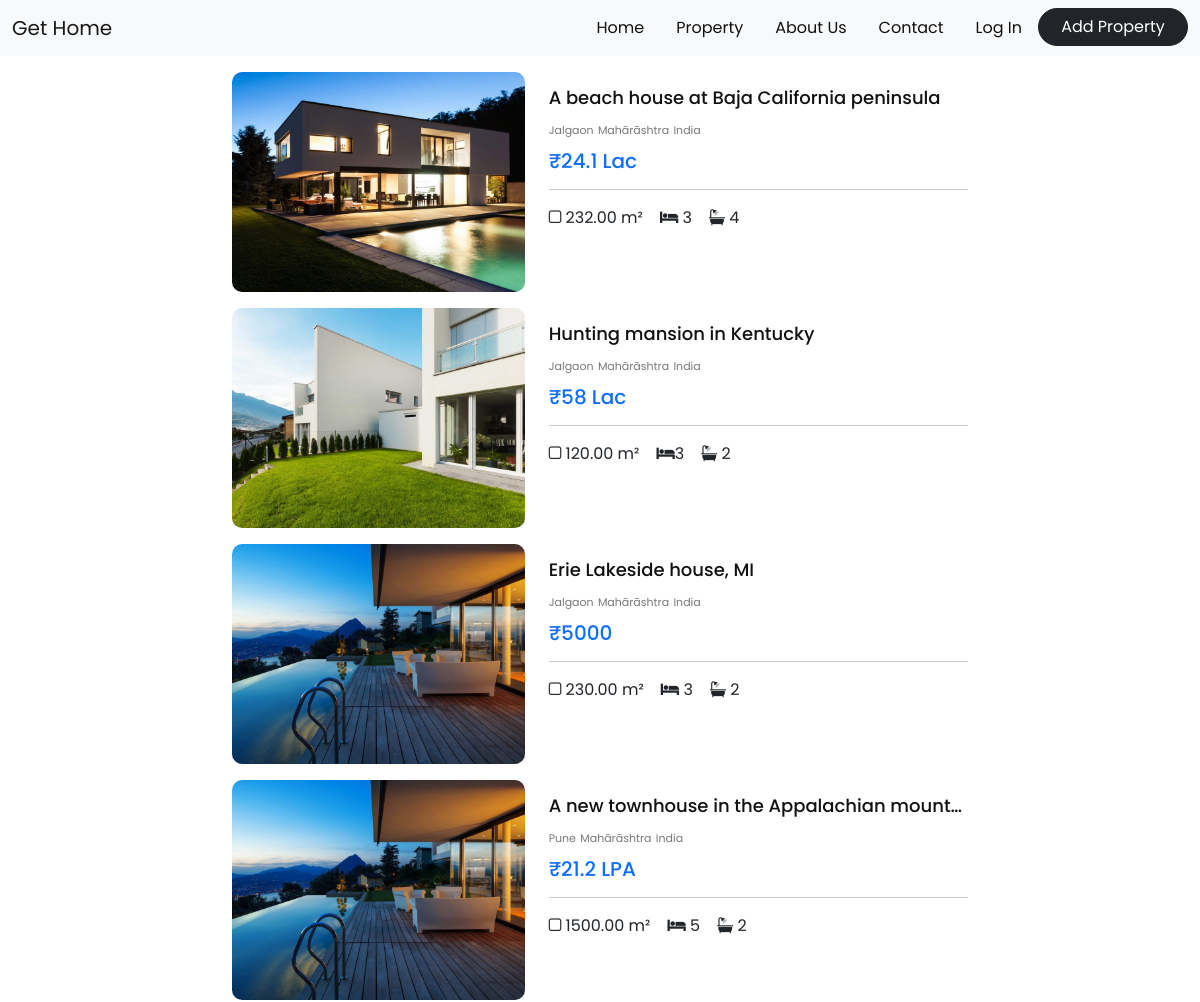
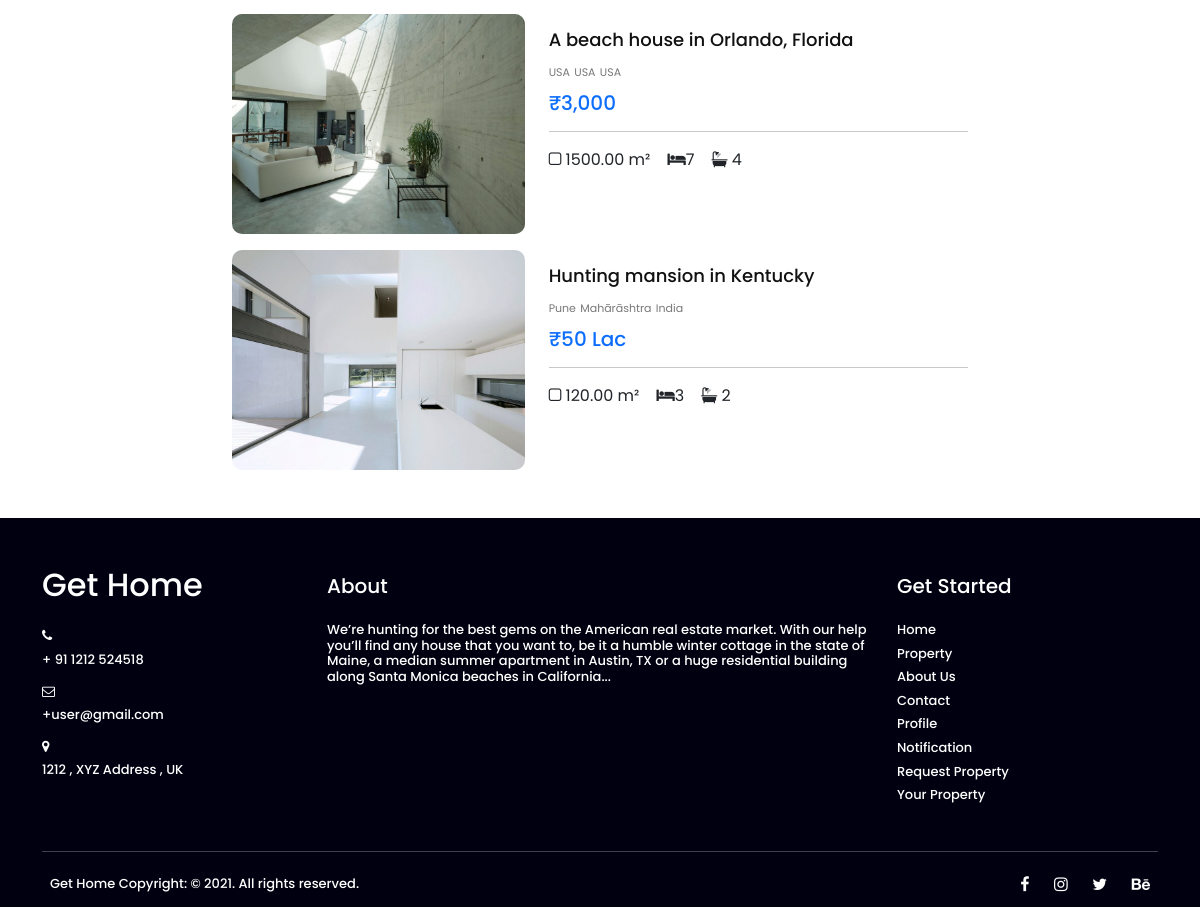
Screenshot of /search.php with the database file from the repository (2 pictures, top to bottom).
### tables this page shows
CREATE TABLE `addproperty` (
  `id` int(255) NOT NULL,
  `title` varchar(255) NOT NULL,
  `description` varchar(255) NOT NULL,
  `price` varchar(255) NOT NULL,
  `status` varchar(255) NOT NULL,
  `type` varchar(255) NOT NULL,
  `location` varchar(255) NOT NULL,
  `bedrooms` varchar(255) NOT NULL,
  `bathrooms` varchar(255) NOT NULL,
  `floors` varchar(255) NOT NULL,
  `garages` varchar(255) NOT NULL,
  `parking_place` varchar(255) NOT NULL,
  `area` varchar(255) NOT NULL,
  `size` varchar(255) NOT NULL,
  `s_r_price` varchar(255) NOT NULL,
  `air_condi` varchar(255) NOT NULL,
  `bed` varchar(255) NOT NULL,
  `coffe_pot` varchar(255) NOT NULL,
  `c_cooling` varchar(255) NOT NULL,
  `balcony` varchar(255) NOT NULL,
  `p_friendly` varchar(255) NOT NULL,
  `barbeque` varchar(255) NOT NULL,
  `f_alarm` varchar(255) NOT NULL,
  `m_kitchen` varchar(255) NOT NULL,
  `storage` varchar(255) NOT NULL,
  `microwave` varchar(255) NOT NULL,
  `o_kitchen` varchar(255) NOT NULL,
  `dryer` varchar(255) NOT NULL,
  `heating` varchar(255) NOT NULL,
  `pool` varchar(255) NOT NULL,
  `laundry` varchar(255) NOT NULL,
  `sauna` varchar(255) NOT NULL,
  `gym` varchar(255) NOT NULL,
  `elevator` varchar(255) NOT NULL,
  `d_washer` varchar(255) NOT NULL,
  `r_terrace` varchar(255) NOT NULL,
  `terrace` varchar(255) NOT NULL,
  `e_exit` varchar(255) NOT NULL,
  `img_1` varchar(255) NOT NULL,
  `img_2` varchar(255) NOT NULL,
  `img_3` varchar(255) NOT NULL,
  `img_4` varchar(255) NOT NULL,
  `img_5` varchar(255) NOT NULL,
  `img_6` varchar(255) NOT NULL,
  `address` varchar(255) NOT NULL,
  `country` varchar(255) NOT NULL,
  `state` varchar(255) NOT NULL,
  `city` varchar(255) NOT NULL,
  `pin` varchar(255) NOT NULL,
  `neighb` varchar(255) NOT NULL,
  `user_id` varchar(255) NOT NULL
);

### search.php (the view, shortened to what this page needs)
<!DOCTYPE html>
<html>
<head>
</head>
<body>
<?php
include 'navbar_un.php';
?>
<form method="post" action="search.php">
 <div class="container">
         	<div class="row">
         		<div class="col-md-8 m-auto">
         			<div class="row">
<?php
include 'db_conn.php';
	$key = $_POST['key'];
	$p_status = $_POST['p_status'];
	$p_type = $_POST['p_type'];
	$location = $_POST['location'];
    $sql = " select * from addproperty where status = '$p_status' or type = '$p_type' or location = '$location' or title Like '%$key%' ";
    $run = mysqli_query($conn,$sql);
    while ($row = mysqli_fetch_array($run))
    {
?>
<div class="col-md-5 mt-3">
         					<img src="Image/<?php echo $row['img_1']; ?>" style="height: 220px; width: 100%; border-radius: 10px;">
         				</div>
         				<div class="col-md-7 mt-3">
         					<a style="text-decoration: none;" href="view_property.php?id=<?php echo $row['id']; ?>"><h6 style="white-space: nowrap; width: 100%; font-size: 18px; margin-top: 15px; color: #111; overflow: hidden; text-overflow: ellipsis;"><?php echo $row['title'] ?></h6></a>
         					<span style="font-size: 11px; color: #0008;"><?php echo $row['city'] ?></span> <span style="font-size: 11px; color: #0008;"><?php echo $row['state']; ?></span> <span style="font-size: 11px; color: #0008;"><?php echo $row['country']; ?></span>
   	 	 		<h5 class="text-primary mt-2">&#x20B9;<?php echo $row['price'] ?></h5>
   	 	 		 <hr>
                <span><i class="fa fa-square-o" aria-hidden="true"></i> <?php echo $row['area']; ?></span> &nbsp&nbsp <span> <i class="fa fa-bed" aria-hidden="true"></i><?php echo $row['bedrooms']; ?></span> &nbsp&nbsp <span><i class="fa fa-bath" aria-hidden="true"></i> <?php echo $row['bathrooms']; ?></span>
         				</div>
         		<?php }  ?>
         			</div>
         		</div>
         	</div>
         </div>
<br><br>
<?php include 'footer_un.php'; ?>
</form>
</body>
</html>

### navbar_un.php (style rules this page uses)
body { font-family: 'Poppins', sans-serif; }

### rows the page displays
addproperty: img_1 (picture), title "A beach house at Baja California peninsula", city "Jalgaon", state "Mahārāshtra", country "India", price "24.1 Lac", area "232.00 m²", bedrooms "3", bathrooms "4"
addproperty: img_1 (picture), title "Hunting mansion in Kentucky", city "Jalgaon", state "Mahārāshtra", country "India", price "58 Lac", area "120.00 m²", bedrooms "3", bathrooms "2"
addproperty: img_1 (picture), title "Erie Lakeside house, MI", city "Jalgaon", state "Mahārāshtra", country "India", price "5000", area "230.00 m²", bedrooms "3", bathrooms "2"
addproperty: img_1 (picture), title "A new townhouse in the Appalachian mount…", city "Pune", state "Mahārāshtra", country "India", price "21.2 LPA", area "1500.00 m²", bedrooms "5", bathrooms "2"
addproperty: img_1 (picture), title "A beach house in Orlando, Florida", city "USA", state "USA", country "USA", price "3,000", area "1500.00 m²", bedrooms "7", bathrooms "4"
addproperty: img_1 (picture), title "Hunting mansion in Kentucky", city "Pune", state "Mahārāshtra", country "India", price "50 Lac", area "120.00 m²", bedrooms "3", bathrooms "2"
